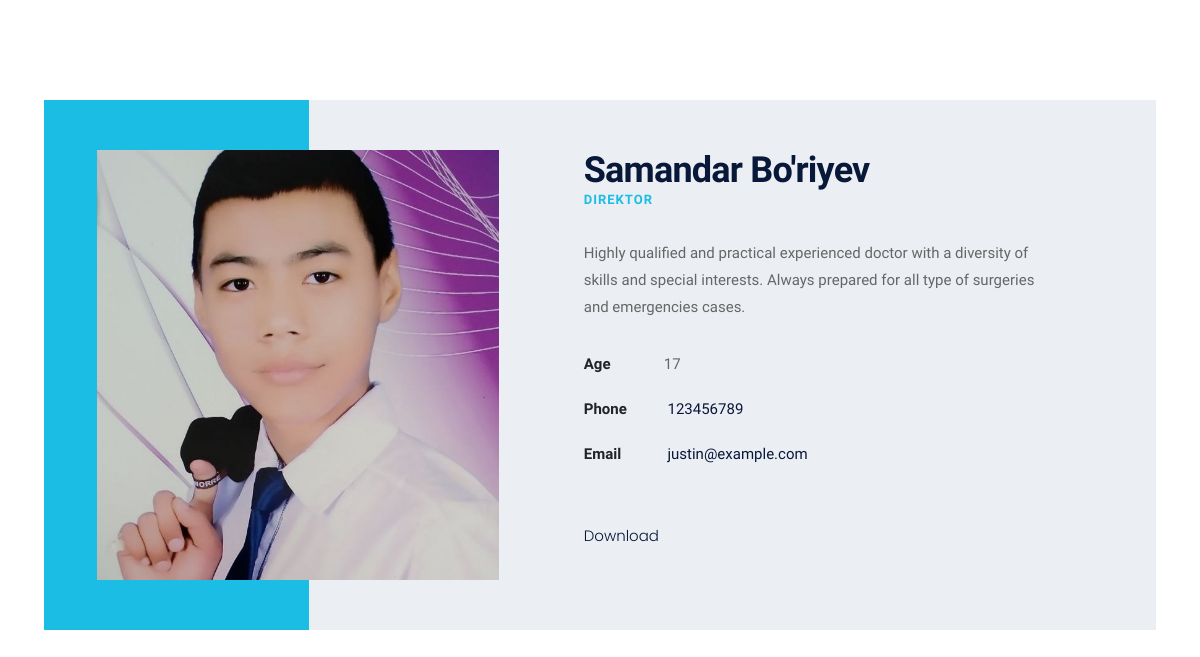
Page /staff/1 on the committed database.
### home/models.py (models this page shows, shortened)
class Staff(models.Model):
    last_name = models.CharField(max_length=250, default='Anvar')
    first_name = models.CharField(max_length=250, default='Shokirov')
    age = models.IntegerField(default=0)
    img = models.ImageField(upload_to='static/images/staff')
    posation = models.ForeignKey(Posation, on_delete=models.CASCADE)
    subdepartment = models.ForeignKey(
        SubDepartment, on_delete=models.CASCADE)

class Posation(models.Model):
    title = models.CharField(max_length=250)
    def __str__(self):
        return self.title

### home/views.py (the view)
# urls.py: path('staff/<int:pk>', StaffDetailView.as_view(), name='staff-detail'),
class StaffDetailView(DetailView):
    template_name = 'malumotlar/staff.html'
    model = Staff
    context_object_name = 'staff'

### template/malumotlar/staff.html (shortened to what this page needs)
{% extends "base.html" %}
{% load static %}
{% block custom_css %}
<link rel="stylesheet" href="{% static '/css/staff/bootstrap.min.css' %}">
<link rel="stylesheet" href="{% static '/css/meno.css' %}" type="text/css">
<link rel="stylesheet" href="{% static '/css/staff/pbminfotech-base-icons.css' %}">
<link rel="stylesheet" href="{% static '/css/staff/shortcode.css' %}">
<link rel="stylesheet" href="{% static '/css/staff/base.css' %}">
<link rel="stylesheet" href="{% static '/css/staff/style.css' %}">
{% endblock %}
{% block content %}
<body>
    <div class="page-wrapper">
        <div class="page-content">
            <section class="section-lgx">
                <div class="container">
                    <div class="row">
                        <div class="col-12">
                            <div class="pbmit-team-details">
                                <div class="row">
                                    <div class="col-lg-5">
                                        <div class="pbmit-team-img">
                                            <img src="/{{object.img}}" class="w-100" alt="" /></div>
                                    </div>
                                    <div class="col-lg-7 pbmit-team-details-inner">
                                        <div class="pbmit-team-summary">
                                            <h2 class="pbmit-team-title">{{object.last_name}}  {{object.first_name}}</h2>
                                            <h4 class="pbmit-team-designation">{{object.posation}}</h4>
                                        </div>
                                        <div class="pbmit-short-description">
                                            Highly qualified and practical experienced doctor with a diversity of skills
                                            and special interests. Always prepared for all type of surgeries and
                                            emergencies cases.
                                        </div>
                                        <ul class="pbmit-single-team-info">
                                            <li><label>Age</label>{{object.age}}</li>
                                            <li><label>Phone</label> <a href="tel:123456789">123456789</a></li>
                                            <li><label>Email</label> <a
                                                    href="mailto:justin@example.com">justin@example.com</a></li>
                                        </ul>
                                        <ul class="pbmit-social-links pbmit-team-social-links">
                                            <li class="pbmit-social-li pbmit-social-facebook">
                                                <a href="#" title="Facebook" target="_blank">
                                                    <span>
                                                        <i class="pbmit-base-icon-facebook-squared"></i>
                                                    </span>
                                                </a>
                                            </li>
                                            <li class="pbmit-social-li pbmit-social-twitter">
                                                <a href="#" title="Twitter" target="_blank">
                                                    <span>
                                                        <i class="pbmit-base-icon-twitter"></i>
                                                    </span>
                                                </a>
                                            </li>
                                            <li class="pbmit-social-li pbmit-social-linkedin">
                                                <a href="#" title="LinkedIn" target="_blank">
                                                    <span>
                                                        <i class="pbmit-base-icon-linkedin-squared"></i>
                                                    </span>
                                                </a>
                                            </li>
                                            <li class="pbmit-social-li pbmit-social-flickr">
                                                <a href="#" title="Flickr" target="_blank">
                                                    <span>
                                                        <i class="pbmit-base-icon-flickr"></i>
                                                    </span>
                                                </a>
                                            </li>
                                        </ul>
                                        <p>
                                            <a href="{% url 'downlad' object.pk %}">Download</a>
                                        </p>
                                    </div>
                                </div>
                            </div>
                        </div>
                    </div>
                </div>
            </section>
        </div>
    </div>
</body>
</html>
{% endblock content %}

### static/css/style.css (style rules this page uses)
body { line-height: 1.2; font-family: "Poppins", sans-serif; -webkit-font-smoothing: antialiased; font-size: 15px; color: #6c6c86; }
p { font-weight: 400; color: #6c6c86; font-size: 15px; line-height: 1.7; font-family: "Poppins", sans-serif; }
h1, h2, h3, h4, h5, h6 { color: #000; font-family: "Noto Sans", sans-serif; font-weight: 700; line-height: 1.2; }
h2, .h2 { font-size: 44px; }
h4, .h4 { font-size: 24px; }
body { background-color: #fff; overflow-x: hidden; }
ol, ul { list-style-type: none; margin: 0px; }
img { vertical-align: middle; border: 0; }
a { color: white; }
a, a:hover, a:focus { text-decoration: none; }
a, button, select { cursor: pointer; transition: 0.2s ease; }

### static/css/header.css (style rules this page uses)
body { margin: 0; font-family: -apple-system,BlinkMacSystemFont,"Segoe UI",Roboto,"Helvetica Neue",Arial,sans-serif; font-size: 1rem; font-weight: 400; line-height: 1.5; color: #212529; background-color: #f7f7f7; }
a { color: #0a0a0a; text-decoration: none; }
li { list-style-type: none; }

### static/css/header/css/style.css (style rules this page uses)
body { font-family: "Open Sans", -apple-system, BlinkMacSystemFont, "Segoe UI", Roboto, "Helvetica Neue", Arial, "Noto Sans", sans-serif, "Apple Color Emoji", "Segoe UI Emoji", "Segoe UI Symbol", "Noto Color Emoji"; background-color: #fff; height: 200vh; position: relative; }
body:before { content: ""; position: absolute; top: 0; left: 0; right: 0; bottom: 0; background: rgba(0, 0, 0, 0.5); -webkit-transition: .3s all ease; -o-transition: .3s all ease; transition: .3s all ease; opacity: 0; visibility: hidden; z-index: 1; }
p { color: #b3b3b3; font-weight: 300; }
h1, h2, h3, h4, h5, h6, .h1, .h2, .h3, .h4, .h5, .h6 { font-family: "Open Sans", -apple-system, BlinkMacSystemFont, "Segoe UI", Roboto, "Helvetica Neue", Arial, "Noto Sans", sans-serif, "Apple Color Emoji", "Segoe UI Emoji", "Segoe UI Symbol", "Noto Color Emoji"; }
a { -webkit-transition: .3s all ease; -o-transition: .3s all ease; transition: .3s all ease; }
a, a:hover { text-decoration: none !important; }

### static/css/staff/shortcode.css (style rules this page uses)
body { counter-reset: pbmitbox1 pbmitbox2 pbmit-rev-counter; }
.pbmit-team-social-links { list-style: none; margin: 0; padding: 0; margin-top: 20px; }
.pbmit-team-social-links li { display: inline-block; margin-right: 10px; }

### static/css/staff/base.css (style rules this page uses)
:root { --pbmit-global-color: #1bbde4; --pbmit-secondary-color: #081839; --pbmit-light-color: #ebeef3; --pbmit-blackish-color: #081839; --pbmit-link-color-normal: #081839; --pbmit-link-color-hover: #1bbde4; --pbmit-responsive-breakpoint: 1200px; --pbmit-body-typography-font-family: Public Sans,sans-serif; --pbmit-body-typography-variant: 400; --pbmit-body-typography-font-size: 15px; --pbmit-body-typography-line-height: 1.8; --pbmit-body-typography-color: #666; --pbmit-heading-typography-font-family: Rajdhani; --pbmit-heading-color: #081839; --pbmit-heading-font-variant: 700; --pbmit-btn-typography-font-family: Rajdhani; --pbmit-btn-typography-variant: 700; --pbmit-btn-typography-font-size: 14px; --pbmit-btn-typography-line-height: 1.5; }
html { font-family: sans-serif; -webkit-text-size-adjust: 100%; -ms-text-size-adjust: 100%; }
* { -webkit-box-sizing: border-box; -moz-box-sizing: border-box; box-sizing: border-box; }
body { margin: 0; overflow-x: hidden; }
p { margin: 0 0 20px; }
article, aside, details, figcaption, figure, footer, header, main, menu, nav, section, summary { display: block; }
a { background-color: transparent; }
img { border: 0; }
body { font-family:var(--pbmit-body-typography-font-family); font-weight: var(--pbmit-body-typography-variant); color: var(--pbmit-body-typography-color); font-size: var(--pbmit-body-typography-font-size); line-height: var(--pbmit-body-typography-line-height); color: var(--pbmit-body-typography-color); text-transform: none; font-style: normal; }
h1, h2, h3, h4, h5, h6 { font-family:var(--pbmit-heading-typography-font-family); font-weight: var(--pbmit-heading-font-variant); color: var(--pbmit-heading-color); }
h2 { font-size: 30px; line-height: 40px; letter-spacing: -0.8px; }
h4 { font-size: 20px; line-height: 28px; letter-spacing: -0.5px; }
ul { margin: 0; padding: 0; list-style: none; }
a { -webkit-transition: all 0.5s ease-out 0s; -moz-transition: all 0.5s ease-out 0s; -ms-transition: all 0.5s ease-out 0s; -o-transition: all 0.5s ease-out 0s; transition: all 0.5s ease-out 0s; color: var(--pbmit-link-color-normal); text-decoration: none; }
.section-lgx { padding-top: 100px; padding-bottom:100px; }
.row>* { padding-right: calc(var(--bs-gutter-x) * .6); padding-left: calc(var(--bs-gutter-x) * .6); }

### rows in the picture
Staff: img (picture), last_name "Samandar", first_name "Bo'riyev", posation "DIREKTOR", age "17"
